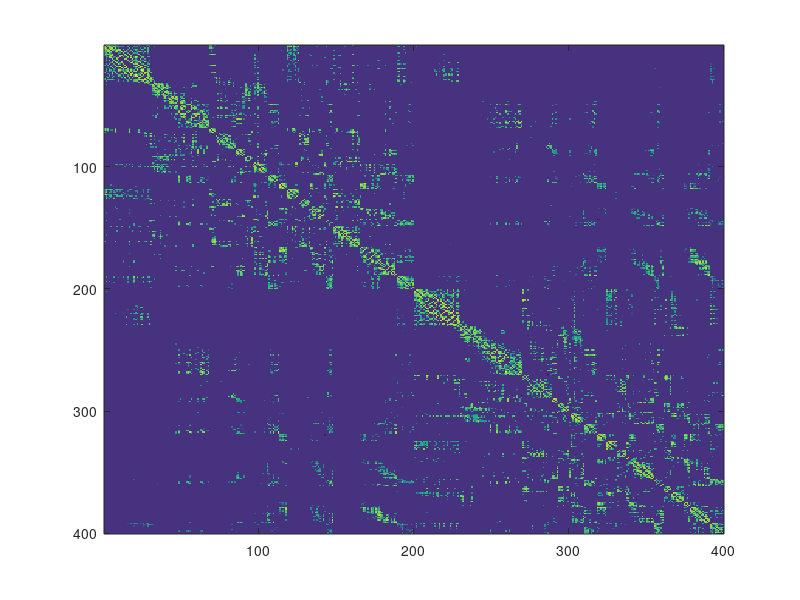

The MATLAB source for this figure: (Note: this script raises an error after producing the figure.)


%%%%%%%%%%%%%%%%%%%%%%%%%%%%%%%%%%%%%%%%%%%%%%%%%%%%%%%%%%%%%%%%%%%%%%%%%%%
%% OVERVIEW
% This code accompanies my presentation at the OHBM 2025 Educational Course
% on Brain Eigenmodes
%
% Simple code and example data to explore connectome harmonics aka
% structural eigenmodes (Atasoy et al., 2016 Nat Commun; Atasoy et al 2017
% SciRep).
% First, extract harmonics from a structural connectome and visualise them,
% comparing different atlas scales to appreciate differences in
% granularity.
% Second, use the harmonics to characterise some brain maps in terms of
% relative contribution from different harmonics.


%% REQUIREMENTS
% This code should be self-contained and ready to use with the provided data
% For full functionality (visualisation) please ensure that you have the 
% ENIGMA Toolbox (Lariviere 2020 Nature Methods) on your MATLAB path.
% Link: https://enigma-toolbox.readthedocs.io/en/latest/
% They also have full Python usability if you prefer.
% 
% The connectivity data here are reproduced from there to ensure that this code is 
% self-contained if necessary, but the surface-plotting functionalities 
% will only work with ENIGMA toolbox; otherwise a much simpler plot will be
% made.
%
% Andrea Luppi 2025; Email: andrea.luppi@psych.ox.ac.uk

clear all; close all

addpath('utils')

%%%%%%%%%%%%%%%%%%%%%%%%%%%%%%%%%%%%%%%%%%%%%%
%% Part 1: Extracting and inspecting structural eigenmodes

% load structural connectome in Schaefer-400 atlas, from ENIGMA Toolbox
SC_S400=csvread('data/strucMatrix_ctx_schaefer_400.csv');

% plot the SC
figure; imagesc(SC_S400) 

% This uses the normalised Laplacian so eigenvalues will be bound 
% between 0 and 2 for a symmetric (positive-definite) matrix;
% however the 0-eigenvalue might not be exactly zero due to numerical issues
[harmonics_SC400, frequencies_SC400] = fcn_extract_connectome_eigenmodes(SC_S400);


% plot on brain (ignoring the first harmonic)
for i = 2:4
    fcn_plot_brain_ENIGMA(harmonics_SC400 ...
        (:,i), 'Schaefer', ['Schaefer-400 SC Eigenmode number ', num2str(i)])
end



% Now repeat with scale 100
SC_S100=csvread('data/strucMatrix_ctx_schaefer_100.csv');

[harmonics_SC100, frequencies_SC100] = fcn_extract_connectome_eigenmodes(SC_S100);


% plot on brain (ignoring the first harmonic) - note the similarity 
% with the scale 400 (ignoring sign, which is arbitrary): 
% both coarse-grained and fine-grained parcellations produce equally
% smooth-looking harmonics
for i = 2:4
    fcn_plot_brain_ENIGMA(harmonics_SC100 ...
        (:,i), 'Schaefer', ['Schaefer-100 SC Eigenmode number ', num2str(i)])
end

% now plot the fine-grained ones for each: parcellations are now easier to
% tell apart because of the different granularity
% and the brain patterns do not match anymore
for i = 1:3
    fcn_plot_brain_ENIGMA(harmonics_SC100 ...
        (:,100-i), 'Schaefer', ['Schaefer-100 SC Eigenmode number ', num2str(100-i)])

        fcn_plot_brain_ENIGMA(harmonics_SC400 ...
        (:,400-i), 'Schaefer', ['Schaefer-400 SC Eigenmode number ', num2str(400-i)])
end


%%%%%%%%%%%%%%%%%%%%%%%%%%%%%%%%%%%%%%%%%%%%%%%%%%%
%% Part 2: Using structural eigenmodes map characterisation

% Load some maps to decode
smoothMap = csvread('data/smoothMap_Schaefer400.csv');
fcn_plot_brain_ENIGMA(smoothMap, 'Schaefer', ['Smoother map'])

midMap = csvread('data/midMap_Schaefer400.csv');
fcn_plot_brain_ENIGMA(midMap, 'Schaefer', ['Mid-smoothness map'])

fineMap = csvread('data/fineMap_Schaefer400.csv');
fcn_plot_brain_ENIGMA(fineMap, 'Schaefer', ['Finer map'])

% Obtain their energy (normalised contribution) 
% in terms of structural harmonics
[harmonic_energy] = fcn_harmonic_energy([smoothMap, midMap, fineMap], harmonics_SC400, frequencies_SC400)


% Now plot: notice how as the maps get finer-grained, contributions
% from the fine-grained harmonics increase
figure; hold on
subplot(3,1,1)
plot(1:size(harmonic_energy, 1), harmonic_energy(:,1), 'red')
subplot(3,1,2)
plot(1:size(harmonic_energy, 1), harmonic_energy(:,2), 'blue')
ylabel('Harmonic Energy (normalised contribution)')
subplot(3,1,3)
plot(1:size(harmonic_energy, 1), harmonic_energy(:,3), 'black')
xlabel('Harmonic Frequency Number K')



